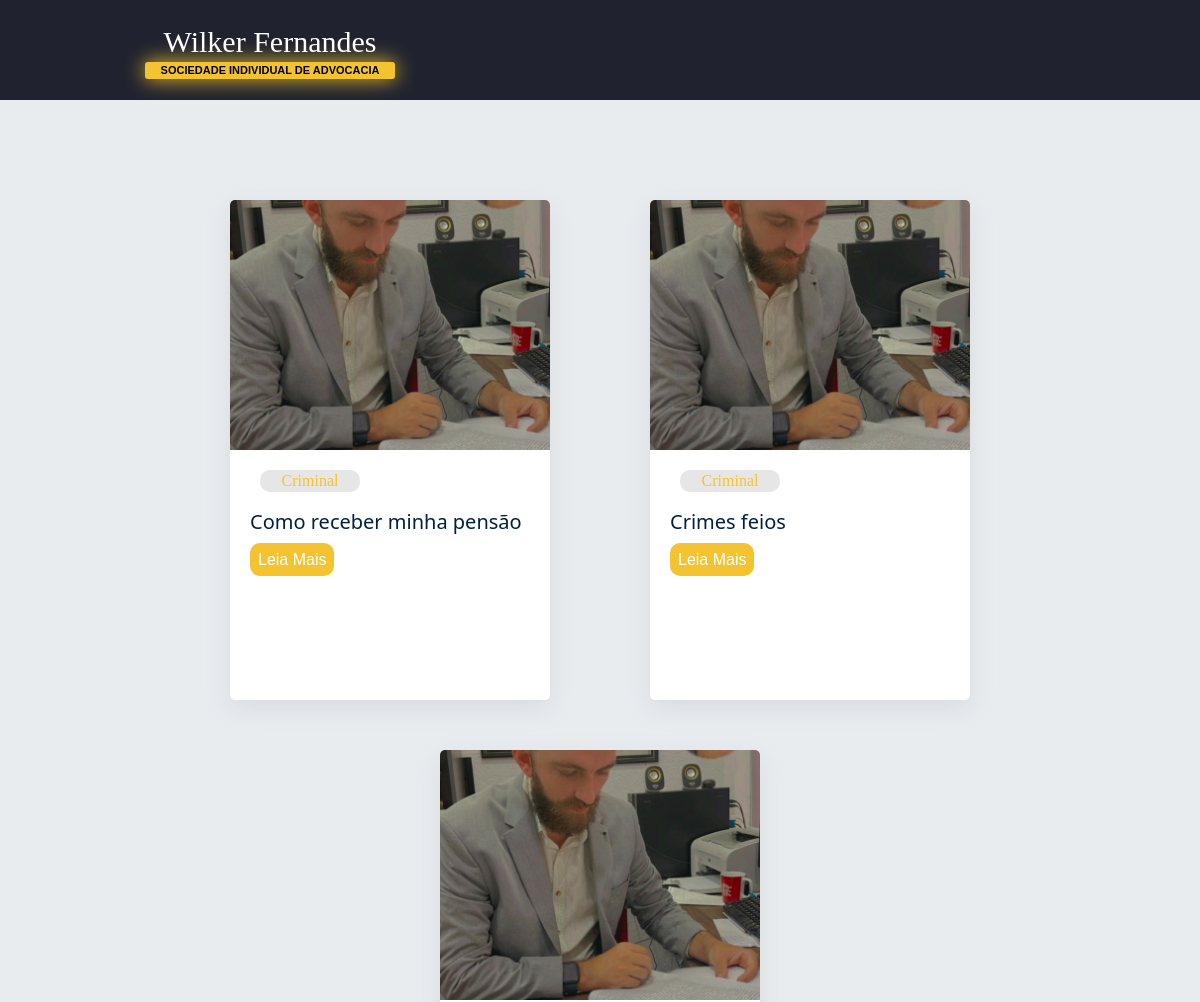
The app's page /artigos/ (upper part), older data.
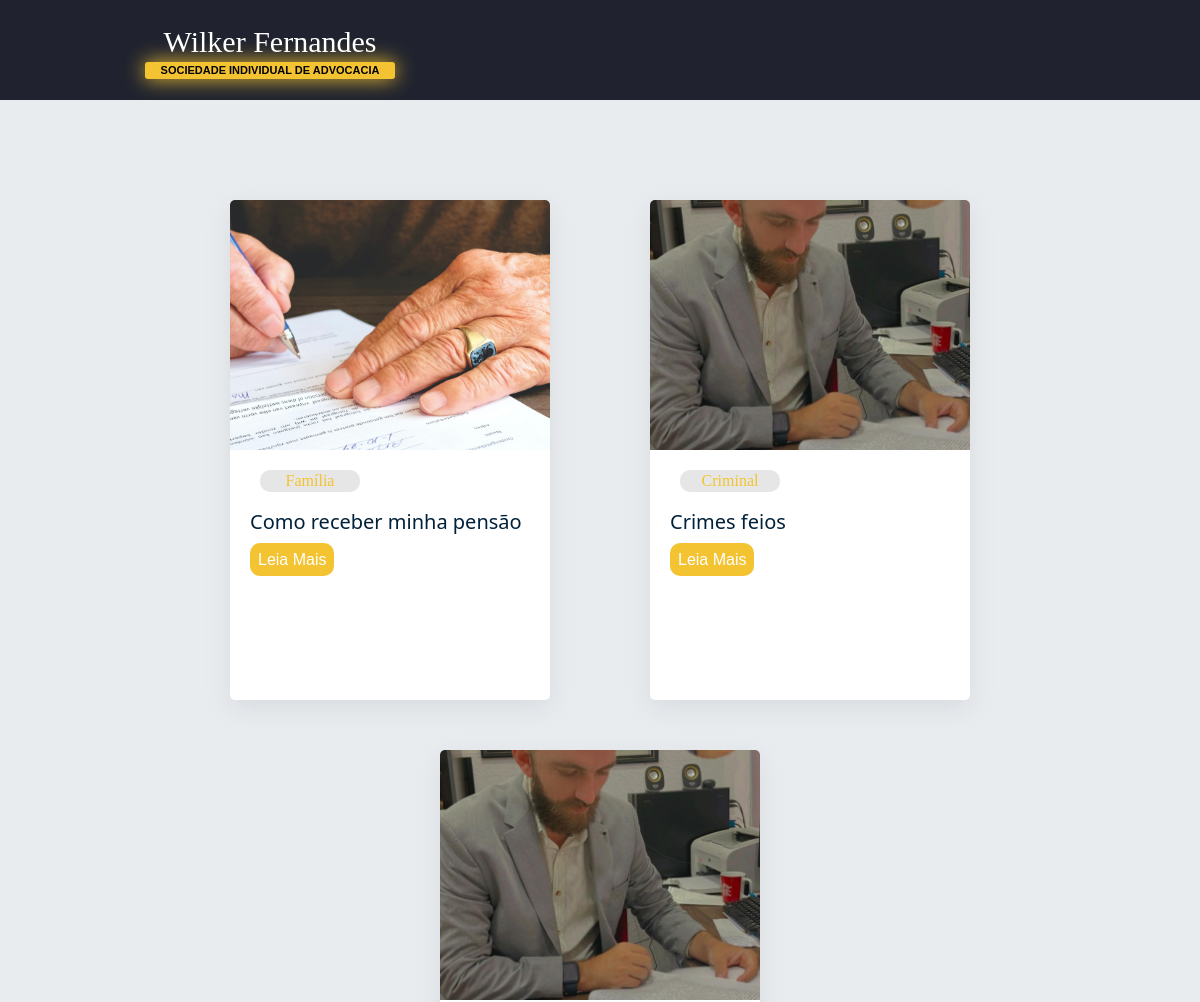
The same page, newer data.
### articles/models.py (models this page shows, shortened)
class Article(models.Model):
    title = models.CharField(max_length=65)
    text = models.TextField()
    slug = models.SlugField()
    reading_time = models.IntegerField()
    created_at = models.DateTimeField(auto_now_add=True)
    updated_at = models.DateTimeField(auto_now=True)
    is_published = models.BooleanField(default=False)
    cover = models.ImageField(upload_to='articles/covers/%Y/%m/%d/')
    category = models.ForeignKey(Category, on_delete=models.SET_NULL, null=True)
    author = models.ForeignKey(User, on_delete=models.SET_NULL, null=True)

class Category(models.Model):
    name = models.CharField(max_length=65)
    def __str__(self):
        return self.name

### articles/views.py (the view)
# urls.py: path('artigos/', views.articlesList, name="articles-list"),
def articlesList(request):
    articles = Article.objects.all().order_by('-id')
    return render(request, 'articles/pages/article-list.html', context={
        'articles': articles
    })

### articles/templates/articles/pages/article-list.html (shortened to what this page needs)
{% load static %}
{% include 'articles/partials/head.html' %}
<body>
    {% include 'articles/partials/header.html' %}
    <section class="blog-section">
        <div class="blog-content blog-content-list">
            {% for article in articles %}
                {% include 'articles/partials/articles.html' %}
            {% endfor %}
        </div>
    </section>
</body>
</html>

### articles/templates/articles/partials/head.html (shortened to what this page needs)
{% load static %}
<!DOCTYPE html>
<html lang="en">
<head>
    <link rel="stylesheet" href="{% static 'articles/css/style.css' %}">
    <link href='https://unpkg.com/boxicons@2.1.4/css/boxicons.min.css' rel='stylesheet'>
    <link rel="stylesheet" href="https://cdnjs.cloudflare.com/ajax/libs/font-awesome/4.5.0/css/font-awesome.min.css">
</head>

### articles/templates/articles/partials/header.html
<header class="main-header">
        <div class="main-image">
            <div class="logo">
                <a href="{% url 'articles-home'%}">
                    <h1>Wilker Fernandes</h1>
                    <h2>Sociedade Individual de Advocacia</h2>
                </a>
            </div>
        </div>
</header>

### articles/templates/articles/partials/articles.html (shortened to what this page needs)
<article class="main-article">
    <div class="articles-image">
        <img src="{{article.cover.url}}" alt="">
    </div>
    <div class="articles-info">
        <div class="articles-category">
            <h2>{{ article.category }}</h2>
        </div>
        <div class="articles-title">
            <h1>{{ article.title }}</h1>
        </div>
    </div>
    {% if is_detail_page is not True %}
        <div class="articles-button">{% if article.id is not None %}<a href="{% url 'articles-article' slug=article.slug %}">Leia Mais</a>{% endif %}</div>
    {% endif %}
</article>

### articles/static/articles/css/style.css (style rules this page uses)
* { padding: 0; margin: 0; box-sizing: border-box; }
html { font-size: 62.5%; }
body { font-size: 1.6rem; }
div, span, applet, object, iframe, h1, h2, h3, h4, h5, h6, p, blockquote, pre, a, abbr, acronym, address, big, cite, code, del, dfn, em, img, ins, kbd, q, s, samp, small, strike, b, sub, sup, tt, var, b, u, i, center, dl, dt, dd, ol, ul, li, fieldset, form, label, legend, table, caption, tbody, tfoot, thead, tr, th, td, article, aside, canvas, details, embed, figure, figcaption, footer, header, hgroup, menu, nav, output, ruby, section, summary, time, mark, audio, video { margin: 0; padding: 0; border: 0; font-size: 100%; font: inherit; vertical-align: baseline; }
article, aside, details, figcaption, figure, footer, header, hgroup, menu, nav, section { display: block; }
body { line-height: 1; }
.main-image { position: fixed; width: 100%; height: 10rem; display: flex; flex-direction: column; justify-content: center; transition: 0.6s; background: #20232F; z-index: 10000; }
.logo { margin-left: 10%; margin-right: 15%; width: 300px; text-align: center; }
.logo a { text-decoration: none; }
.logo h1 { color: white; font-size: 30px; padding: 5px; }
.logo h2 { color: black; width: 25rem; margin: auto; border-radius: 3px; padding: 3px; font-weight: 700; text-transform: uppercase; font-family: sans-serif; background: #f3c332; box-shadow: 0 0 20px #f3c332; font-size: 1.1rem; }
.blog-section { height: auto; background: #E9ECEF; padding-bottom: 10rem; }
.blog-content { height: 60%; display: flex; justify-content: center; flex-wrap: wrap; }
.blog-content-list { padding-top: 20rem; }
.main-article { background: white; width: 32rem; height: 50rem; margin: 0 5rem 5rem 5rem; border-radius: 0.5rem; box-shadow: rgba(149, 157, 165, 0.2) 0px 8px 24px; }
.articles-image { width: 100%; height: 50%; box-sizing: border-box; position: relative; overflow: hidden; }
.articles-image img { position: absolute; box-sizing: border-box; width: 100%; height: 100%; border-radius: 0.5rem 0.5rem 0 0; object-fit: cover; transition: 0.3s; }
.articles-category { margin: 2rem; }
.articles-category h2 { background: #E6E6E6; color: #f3c332; margin-left: 1rem; width: 10rem; padding: 0.3rem; text-align: center; border-radius: 1rem; }
.articles-title { height: 25%; margin-top: 0.5rem; margin: 2rem; }
.articles-title h1 { font-family: system-ui, sans-serif; font-size: 2rem; color: #01213A; font-weight: 500; }
.articles-button { margin-left: 1rem; margin: 2rem; }
.articles-button a { background: #f3c332; color: white; border-radius: 1rem; font-family: Arial, Helvetica, sans-serif; text-decoration: none; padding: 0.8rem; }

Row changes from the older to the newer data that the page shows:
changed Article "Como receber minha pensão": cover: a different picture; category "Criminal" → "Família"
